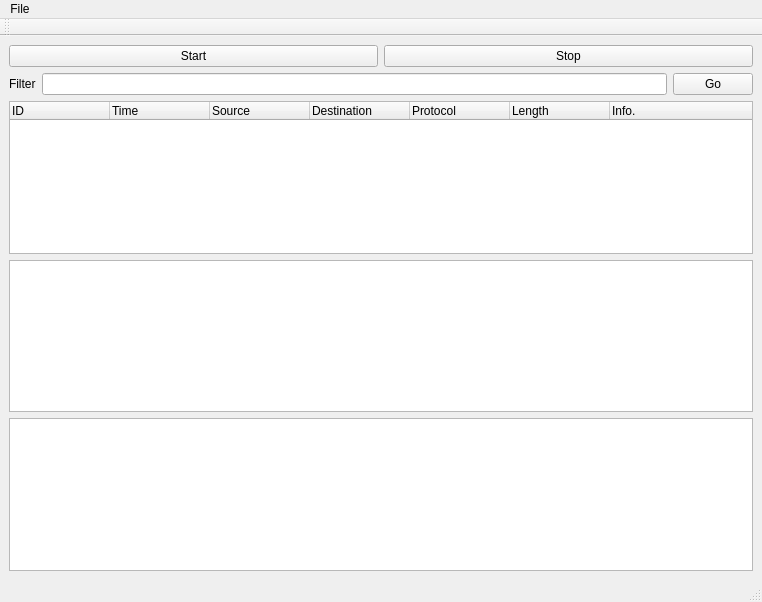
<?xml version="1.0" encoding="UTF-8"?>
<ui version="4.0">
 <class>MainWindow</class>
 <widget class="QMainWindow" name="MainWindow">
  <property name="geometry">
   <rect>
    <x>0</x>
    <y>0</y>
    <width>762</width>
    <height>602</height>
   </rect>
  </property>
  <property name="windowTitle">
   <string>MainWindow</string>
  </property>
  <widget class="QWidget" name="centralwidget">
   <layout class="QHBoxLayout" name="horizontalLayout_3">
    <item>
     <layout class="QVBoxLayout" name="verticalLayout">
      <item>
       <layout class="QHBoxLayout" name="horizontalLayout_2">
        <item>
         <widget class="QPushButton" name="start_btn">
          <property name="text">
           <string>Start</string>
          </property>
         </widget>
        </item>
        <item>
         <widget class="QPushButton" name="stop_btn">
          <property name="text">
           <string>Stop</string>
          </property>
         </widget>
        </item>
       </layout>
      </item>
      <item>
       <layout class="QHBoxLayout" name="horizontalLayout_4">
        <item>
         <widget class="QLabel" name="Filter">
          <property name="text">
           <string>Filter</string>
          </property>
         </widget>
        </item>
        <item>
         <widget class="QLineEdit" name="lineEdit"/>
        </item>
        <item>
         <widget class="QPushButton" name="filter_btn">
          <property name="text">
           <string>Go</string>
          </property>
         </widget>
        </item>
       </layout>
      </item>
      <item>
       <widget class="QTreeWidget" name="ListView">
        <column>
         <property name="text">
          <string>ID</string>
         </property>
        </column>
        <column>
         <property name="text">
          <string>Time</string>
         </property>
        </column>
        <column>
         <property name="text">
          <string>Source</string>
         </property>
        </column>
        <column>
         <property name="text">
          <string>Destination</string>
         </property>
        </column>
        <column>
         <property name="text">
          <string>Protocol</string>
         </property>
        </column>
        <column>
         <property name="text">
          <string>Length</string>
         </property>
        </column>
        <column>
         <property name="text">
          <string>Info.</string>
         </property>
        </column>
       </widget>
      </item>
      <item>
       <widget class="QTreeWidget" name="DetailView">
        <property name="columnCount">
         <number>0</number>
        </property>
       </widget>
      </item>
      <item>
       <widget class="QTextEdit" name="HexView">
        <property name="readOnly">
         <bool>true</bool>
        </property>
       </widget>
      </item>
     </layout>
    </item>
   </layout>
  </widget>
  <widget class="QMenuBar" name="menubar">
   <property name="geometry">
    <rect>
     <x>0</x>
     <y>0</y>
     <width>762</width>
     <height>21</height>
    </rect>
   </property>
   <widget class="QMenu" name="menuFile">
    <property name="title">
     <string>File</string>
    </property>
    <addaction name="actionNew"/>
    <addaction name="separator"/>
    <addaction name="actionOpen"/>
    <addaction name="actionSave"/>
    <addaction name="separator"/>
    <addaction name="actionExit"/>
   </widget>
   <addaction name="menuFile"/>
  </widget>
  <widget class="QStatusBar" name="statusbar"/>
  <widget class="QToolBar" name="toolBar">
   <property name="windowTitle">
    <string>toolBar</string>
   </property>
   <attribute name="toolBarArea">
    <enum>TopToolBarArea</enum>
   </attribute>
   <attribute name="toolBarBreak">
    <bool>false</bool>
   </attribute>
  </widget>
  <action name="actionNew">
   <property name="text">
    <string> New Session</string>
   </property>
  </action>
  <action name="actionExit">
   <property name="text">
    <string>Exit</string>
   </property>
  </action>
  <action name="actionOpen">
   <property name="text">
    <string>Open</string>
   </property>
  </action>
  <action name="actionSave">
   <property name="text">
    <string>Save</string>
   </property>
  </action>
 </widget>
 <resources/>
 <connections>
  <connection>
   <sender>actionExit</sender>
   <signal>triggered()</signal>
   <receiver>MainWindow</receiver>
   <slot>close()</slot>
   <hints>
    <hint type="sourcelabel">
     <x>-1</x>
     <y>-1</y>
    </hint>
    <hint type="destinationlabel">
     <x>380</x>
     <y>300</y>
    </hint>
   </hints>
  </connection>
 </connections>
</ui>
